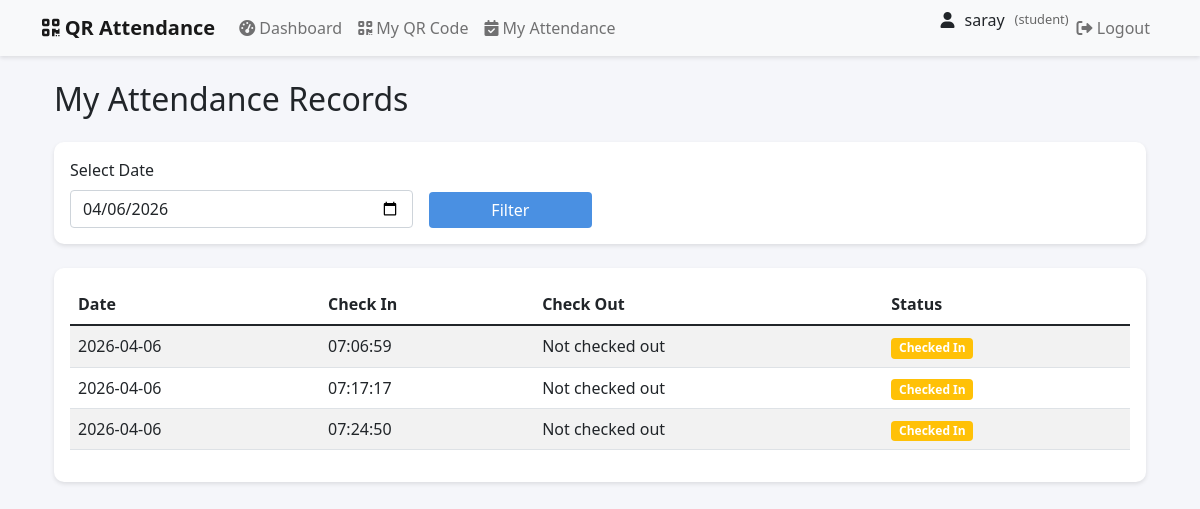
The app's page /my-attendance (signed in) with its own data.
### app/models/user.py (models this page shows, shortened)
class User(UserMixin, db.Model):
    id = db.Column(db.Integer, primary_key=True)
    username = db.Column(db.String(64), unique=True, nullable=False)
    email = db.Column(db.String(120), unique=True, nullable=False)
    name = db.Column(db.String(64), nullable=False)
    password_hash = db.Column(db.String(128))
    role = db.Column(db.String(20), default='student')  # 'admin' or 'student'
    qr_code = db.Column(db.String(128))
    qr_code_created_at = db.Column(db.DateTime, default=datetime.utcnow)
    profile_picture = db.Column(db.String(128))
    email_notifications = db.Column(db.Boolean, default=True)
    attendance_reminders = db.Column(db.Boolean, default=True)
    weekly_reports = db.Column(db.Boolean, default=True)
    language = db.Column(db.String(10), default='en')
    timezone = db.Column(db.String(20), default='UTC')
    last_login = db.Column(db.DateTime)
    login_attempts = db.Column(db.Integer, default=0)
    account_locked_until = db.Column(db.DateTime)
    attendance_records = db.relationship('Attendance', backref='user', lazy='dynamic', cascade='all, delete-orphan')

### app/models/attendance.py (models this page shows, shortened)
class Attendance(db.Model):
    __tablename__ = 'attendance'
    id = db.Column(db.Integer, primary_key=True)
    user_id = db.Column(db.Integer, db.ForeignKey('user.id'), nullable=False)
    date = db.Column(db.Date, nullable=False)
    check_in = db.Column(db.DateTime)
    check_out = db.Column(db.DateTime)
    status = db.Column(db.String(20), default='absent')  # 'present', 'late', 'absent', 'early_leave'
    notes = db.Column(db.Text)
    created_at = db.Column(db.DateTime, default=datetime.utcnow)
    updated_at = db.Column(db.DateTime, default=datetime.utcnow, onupdate=datetime.utcnow)

### app/routes/student.py (the view)
@student_bp.route('/my-attendance')
@login_required
def my_attendance():
    if current_user.role != 'student':
        flash('Access denied. Students only.', 'danger')
        return redirect(url_for('main.index'))
    date_filter = request.args.get('date', datetime.now().strftime('%Y-%m-%d'))
    try:
        filter_date = datetime.strptime(date_filter, '%Y-%m-%d')
    except ValueError:
        filter_date = datetime.now()
    attendance_records = Attendance.query.filter_by(
        user_id=current_user.id
    ).filter(
        Attendance.date >= filter_date,
        Attendance.date < filter_date + timedelta(days=1)
    ).order_by(Attendance.date.desc()).all()
    return render_template('student_attendance.html',
                         attendance_records=attendance_records,
                         selected_date=date_filter)

### app/models/user.py (called while the page is built)
@login_manager.user_loader
def load_user(user_id):
    return User.query.get(int(user_id))

### app/templates/student_attendance.html (shortened to what this page needs)
{% extends "base.html" %}
{% block content %}
<div class="container mt-4">
    <h2 class="mb-4">My Attendance Records</h2>
    <div class="card mb-4">
        <div class="card-body">
            <form method="GET" class="row g-3 align-items-end">
                <div class="col-md-4">
                    <label for="date" class="form-label">Select Date</label>
                    <input type="date" class="form-control" id="date" name="date"
                           value="{{ selected_date }}" max="{{ today }}">
                </div>
                <div class="col-md-2">
                    <button type="submit" class="btn btn-primary w-100">Filter</button>
                </div>
            </form>
        </div>
    </div>
    <div class="card">
        <div class="card-body">
            {% if attendance_records %}
            <div class="table-responsive">
                <table class="table table-striped">
                    <thead>
                        <tr>
                            <th>Date</th>
                            <th>Check In</th>
                            <th>Check Out</th>
                            <th>Status</th>
                        </tr>
                    </thead>
                    <tbody>
                        {% for record in attendance_records %}
                        <tr>
                            <td>{{ record.date.strftime('%Y-%m-%d') }}</td>
                            <td>{{ record.check_in.strftime('%H:%M:%S') if record.check_in else 'Not checked in' }}</td>
                            <td>{{ record.check_out.strftime('%H:%M:%S') if record.check_out else 'Not checked out' }}</td>
                            <td>
                                {% if record.check_in and record.check_out %}
                                    <span class="badge bg-success">Complete</span>
                                {% elif record.check_in %}
                                    <span class="badge bg-warning">Checked In</span>
                                {% else %}
                                    <span class="badge bg-danger">Absent</span>
                                {% endif %}
                            </td>
                        </tr>
                        {% endfor %}
                    </tbody>
                </table>
            </div>
            {% else %}
            <div class="alert alert-info">
                No attendance records found for the selected date.
            </div>
            {% endif %}
        </div>
    </div>
</div>
{% endblock %}

### app/templates/base.html (shortened to what this page needs)
<!DOCTYPE html>
<html lang="en">
<head>
    <link href="https://cdn.jsdelivr.net/npm/bootstrap@5.1.3/dist/css/bootstrap.min.css" rel="stylesheet">
    <link href="https://cdnjs.cloudflare.com/ajax/libs/font-awesome/6.0.0/css/all.min.css" rel="stylesheet">
</head>
<body>
    <nav class="navbar navbar-expand-lg navbar-light bg-light">
        <div class="container">
            <a class="navbar-brand" href="{{ url_for('main.index') }}">
                <i class="fas fa-qrcode"></i> QR Attendance
            </a>
            <div class="collapse navbar-collapse" id="navbarNav">
                <ul class="navbar-nav me-auto">
                    {% if current_user.is_authenticated %}
                        {% if current_user.role == 'admin' %}
                            <li class="nav-item">
                                <a class="nav-link" href="{{ url_for('admin.admin_portal') }}">
                                    <i class="fas fa-user-shield"></i> Admin Portal
                                </a>
                            </li>
                            <li class="nav-item">
                                <a class="nav-link" href="{{ url_for('attendance.scan') }}">
                                    <i class="fas fa-qrcode"></i> Scan QR
                                </a>
                            </li>
                            <li class="nav-item">
                                <a class="nav-link" href="{{ url_for('attendance.attendance_report') }}">
                                    <i class="fas fa-chart-bar"></i> Reports
                                </a>
                            </li>
                        {% else %}
                            <li class="nav-item">
                                <a class="nav-link" href="{{ url_for('main.student_dashboard') }}">
                                    <i class="fas fa-tachometer-alt"></i> Dashboard
                                </a>
                            </li>
                            <li class="nav-item">
                                <a class="nav-link" href="{{ url_for('attendance.my_qr') }}">
                                    <i class="fas fa-qrcode"></i> My QR Code
                                </a>
                            </li>
                            <li class="nav-item">
                                <a class="nav-link" href="{{ url_for('main.my_attendance') }}">
                                    <i class="fas fa-calendar-check"></i> My Attendance
                                </a>
                            </li>
                        {% endif %}
                    {% endif %}
                </ul>
                <ul class="navbar-nav">
                    {% if current_user.is_authenticated %}
                        <li class="nav-item">
                            <div class="user-info">
                                <i class="fas fa-user"></i>
                                <span>{{ current_user.name }}</span>
                                <span class="user-role">({{ current_user.role }})</span>
                            </div>
                        </li>
                        <li class="nav-item">
                            <a class="nav-link" href="{{ url_for('auth.logout') }}">
                                <i class="fas fa-sign-out-alt"></i> Logout
                            </a>
                        </li>
                    {% endif %}
                </ul>
            </div>
        </div>
    </nav>
    <div class="container mt-4">
        {% block content %}{% endblock %}
    </div>
</body>
</html>

### app/templates/base.html (style rules this page uses)
:root { --primary-color: #4a90e2; --secondary-color: #f5f6fa; }
body { background-color: var(--secondary-color); font-family: 'Segoe UI', Tahoma, Geneva, Verdana, sans-serif; }
.navbar { background-color: white; box-shadow: 0 2px 4px rgba(0,0,0,0.1); }
.card { border: none; border-radius: 10px; box-shadow: 0 2px 4px rgba(0,0,0,0.1); transition: transform 0.2s; }
.btn-primary { background-color: var(--primary-color); border: none; }
.navbar-brand { font-weight: bold; }
.nav-link { color: #333; }
.user-info { display: flex; align-items: center; gap: 10px; }
.user-role { font-size: 0.8em; color: #666; }

### records on screen
User: name "saray", role "student"
Attendance: date "2026-04-06", check_in "07:06:59", check_out "Not checked out", shows "Checked In"
Attendance: date "2026-04-06", check_in "07:17:17", check_out "Not checked out", shows "Checked In"
Attendance: date "2026-04-06", check_in "07:24:50", check_out "Not checked out", shows "Checked In"
